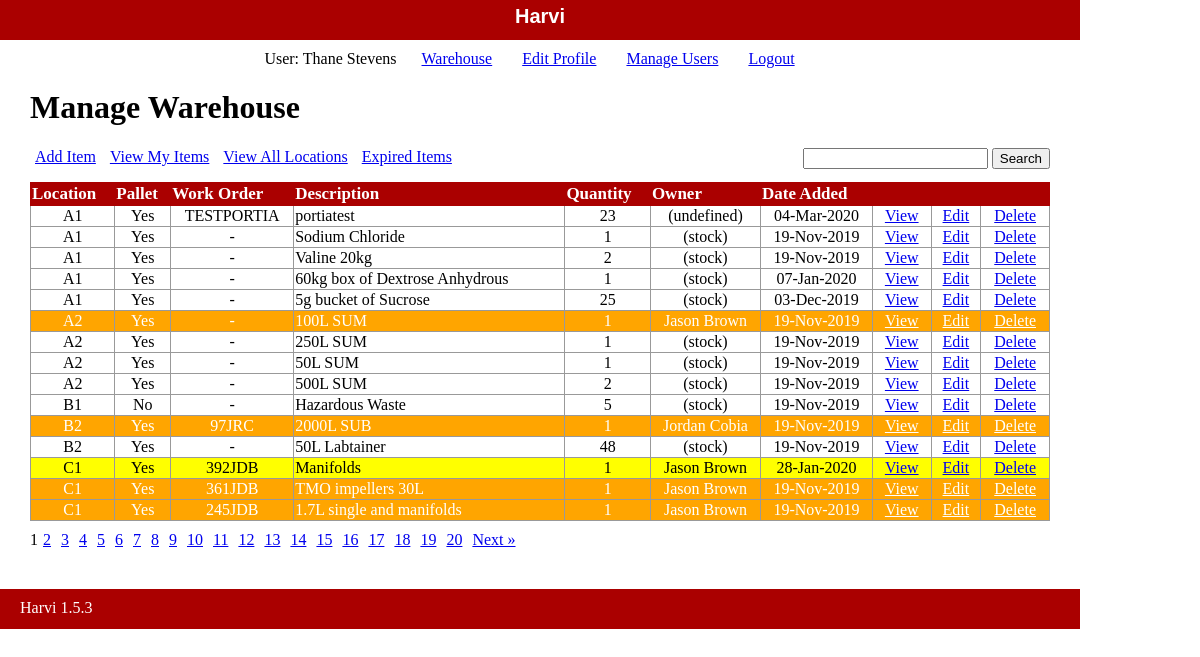
/staff/list_items.php (signed in), run on the app's committed database.
### tables this page shows
CREATE TABLE `content` (
  `id` int(11) unsigned NOT NULL AUTO_INCREMENT,
  `location` int(11) unsigned DEFAULT NULL,
  `work_order` varchar(15) DEFAULT NULL,
  `description` varchar(255) NOT NULL,
  `owner_id` int(11) unsigned DEFAULT 0,
  `date_added` date NOT NULL,
  `quantity` int(11) DEFAULT 1,
  `audit_number` int(10) unsigned DEFAULT 0,
  PRIMARY KEY (`id`),
  KEY `location` (`location`),
  KEY `owner_id` (`owner_id`),
  CONSTRAINT `content_ibfk_1` FOREIGN KEY (`location`) REFERENCES `locations` (`location_id`),
  CONSTRAINT `content_ibfk_2` FOREIGN KEY (`owner_id`) REFERENCES `people` (`admin_id`)
);

CREATE TABLE `locations` (
  `location_id` int(11) unsigned NOT NULL AUTO_INCREMENT,
  `location_name` varchar(20) NOT NULL,
  `pallet` tinyint(1) DEFAULT 0,
  `img` varchar(50) DEFAULT NULL,
  `level_img` varchar(50) DEFAULT NULL,
  PRIMARY KEY (`location_id`)
);

CREATE TABLE `people` (
  `admin_id` int(11) unsigned NOT NULL AUTO_INCREMENT,
  `type` int(11) unsigned NOT NULL,
  `first_name` varchar(25) NOT NULL,
  `last_name` varchar(25) NOT NULL,
  `username` varchar(25) NOT NULL,
  `hashed_password` varchar(255) NOT NULL,
  `email` varchar(50) DEFAULT NULL,
  PRIMARY KEY (`admin_id`),
  KEY `type` (`type`),
  CONSTRAINT `people_ibfk_1` FOREIGN KEY (`type`) REFERENCES `view_type` (`type_id`)
);

### private/auth_functions.php (called while the page is built, shortened)
<?php
  function get_viewer_type() {
    return (int)$_SESSION['type'];
  }
  function is_manager() {
    $type = get_viewer_type();
    if($type === 1 || $type === 2) {
      return true;
    }else{
      return false;
    }
  }
?>

### private/query_functions.php (called while the page is built, shortened)
<?php
  function list_all_items($limit = 10){
    global $db;
    $page = $_GET['page'] ?? 1;
    $offset = $limit * ($page - 1);
    $sql = "select * from content ";
    $sql .= "JOIN ";
    $sql .= "people on content.owner_id = people.admin_id ";
    $sql .= "JOIN ";
    $sql .= "locations on content.location = locations.location_id ";
    $sql .= "order by location asc, work_order desc, owner_id desc ";
    $sql .= "limit " . $limit . " offset " . $offset;
    $result = mysqli_query($db, $sql);
    return $result;
  }
?>

### public/staff/list_items.php (the view, shortened to what this page needs)
<?php
  $limit = 15;
  $items = list_all_items($limit);
  include(SHARED_PATH . '/staff_header.php');
?>
<div id="content">
  <div class="admin listing">
    <?php if(is_manager()) { ?>
      <h1>Manage Warehouse</h1>
    <?php }else{ ?>
      <h1>Warehouse</h1>
    <?php } ?>
    <div class="links">
      <div class="actions">
        <a class="action" href="<?php echo url_for('/staff/new.php'); ?>">Add Item</a>
        <a class="action" href="<?php echo url_for('/staff/my_items.php'); ?>">View My Items</a>
        <a class="action" href="<?php echo url_for('/staff/index.php'); ?>">View All Locations</a>
        <?php if(is_manager()) { ?>
          <a class="action" href="<?php echo url_for('/staff/audit_list.php'); ?>">Expired Items</a>
        <?php } ?>
      </div>
      <div class="search">
        <form action="<?php echo url_for('/staff/search.php'); ?>" method="post">
          <input type="search" name="search" id="search">
          <input type="submit" value="Search">
        </form>
      </div>
    </div>
    <div class="table">
      <table class="list">
        <tr>
          <th>Location</th>
          <th>Pallet</th>
          <th>Work Order</th>
          <th>Description</th>
          <th>Quantity</th>
          <th>Owner</th>
          <th>Date Added</th>
          <th>&nbsp;</th>
          <?php if(is_manager()) { ?>
            <th>&nbsp;</th>
            <th>&nbsp;</th>
          <?php } ?>
        </tr>
        <?php while($item = mysqli_fetch_assoc($items)) { ?>
          <tr class="<?php echo change_color($item['audit_number']); ?>">
            <td><?php echo strtoupper(h($item['location_name'])); ?></td>
            <td><?php echo (h($item['pallet']) ? "Yes" : "No"); ?></td>
            <td><?php if(isset($item['work_order'])){echo $item['work_order'];}else{echo "-";} ?></td>
            <td style="text-align: left;"><?php echo $item['description']; ?></td>
            <td><?php echo h($item['quantity']); ?></td>
            <td><?php if(isset($item['owner_id'])) {echo h($item['first_name']) . " " . h($item['last_name']);}else{echo "(undefined)";} ?></td>
            <td><?php echo h(date('d-M-Y', strtotime($item['date_added']))); ?></td>
            <td><a class="action" href="<?php echo url_for('/staff/show.php?id=' . h(u($item['id']))); ?>">View</a></td>
            <?php if(is_manager()) { ?>
              <td><a class="action" href="<?php echo url_for('/staff/edit.php?id=' . h(u($item['id']))); ?>">Edit</a></td>
              <td><a class="action" href="<?php echo url_for('/staff/delete.php?id=' . h(u($item['id']))); ?>">Delete</a></td>
            <?php } ?>
          </tr>
        <?php } ?>
      </table>
    </div>
  </div>
</div>
<?php include(SHARED_PATH . '/staff_footer.php'); ?>

### public/stylesheets/staff.css (style rules this page uses)
html { height: 100%; width: 100%; }
body { height: auto; width: 100%; margin: 0; padding: 0; }
a { margin: 5px; }
#content { width: 1020px; min-height: 500px; padding: 0 30px; }
.actions { margin-bottom: 1em; }
table { border-collapse: collapse; vertical-align: top; margin-bottom: 10px; }
.table { margin-bottom: 50px; }
table.list { width: 100%; }
table.list tr td { border: 1px solid #999999; text-align: center; }
table.list tr th { border: 1px solid #a00; background: #a00; color: white; text-align: left; font-size: 17px; }
.links { display: flex; justify-content: space-between; }
.first_notice { background-color: yellow; }
.second_notice, .second_notice a { background-color: orange; color: white; }

### data on the page
content: location.location_name "A1", shows "Yes", work_order "TESTPORTIA", description "portiatest", quantity "23", owner.first_name "(undefined)", date_added "04-Mar-2020"
content: location.location_name "A1", shows "Yes", description "Sodium Chloride", quantity "1", owner.first_name "(stock)", date_added "19-Nov-2019"
content: location.location_name "A1", shows "Yes", description "Valine 20kg", quantity "2", owner.first_name "(stock)", date_added "19-Nov-2019"
content: location.location_name "A1", shows "Yes", description "60kg box of Dextrose Anhydrous", quantity "1", owner.first_name "(stock)", date_added "07-Jan-2020"
content: location.location_name "A1", shows "Yes", description "5g bucket of Sucrose", quantity "25", owner.first_name "(stock)", date_added "03-Dec-2019"
content: location.location_name "A2", shows "Yes", description "100L SUM", quantity "1", owner.first_name "Jason", owner.last_name "Brown", date_added "19-Nov-2019"
content: location.location_name "A2", shows "Yes", description "250L SUM", quantity "1", owner.first_name "(stock)", date_added "19-Nov-2019"
content: location.location_name "A2", shows "Yes", description "50L SUM", quantity "1", owner.first_name "(stock)", date_added "19-Nov-2019"
content: location.location_name "A2", shows "Yes", description "500L SUM", quantity "2", owner.first_name "(stock)", date_added "19-Nov-2019"
content: location.location_name "B1", shows "No", description "Hazardous Waste", quantity "5", owner.first_name "(stock)", date_added "19-Nov-2019"
content: location.location_name "B2", shows "Yes", work_order "97JRC", description "2000L SUB", quantity "1", owner.first_name "Jordan", owner.last_name "Cobia", date_added "19-Nov-2019"
content: location.location_name "B2", shows "Yes", description "50L Labtainer", quantity "48", owner.first_name "(stock)", date_added "19-Nov-2019"
content: location.location_name "C1", shows "Yes", work_order "392JDB", description "Manifolds", quantity "1", owner.first_name "Jason", owner.last_name "Brown", date_added "28-Jan-2020"
content: location.location_name "C1", shows "Yes", work_order "361JDB", description "TMO impellers 30L", quantity "1", owner.first_name "Jason", owner.last_name "Brown", date_added "19-Nov-2019"
content: location.location_name "C1", shows "Yes", work_order "245JDB", description "1.7L single and manifolds", quantity "1", owner.first_name "Jason", owner.last_name "Brown", date_added "19-Nov-2019"

### other printed values
$_SESSION['name'] "Thane Stevens"
VERSION_NUMBER "1.5.3"
